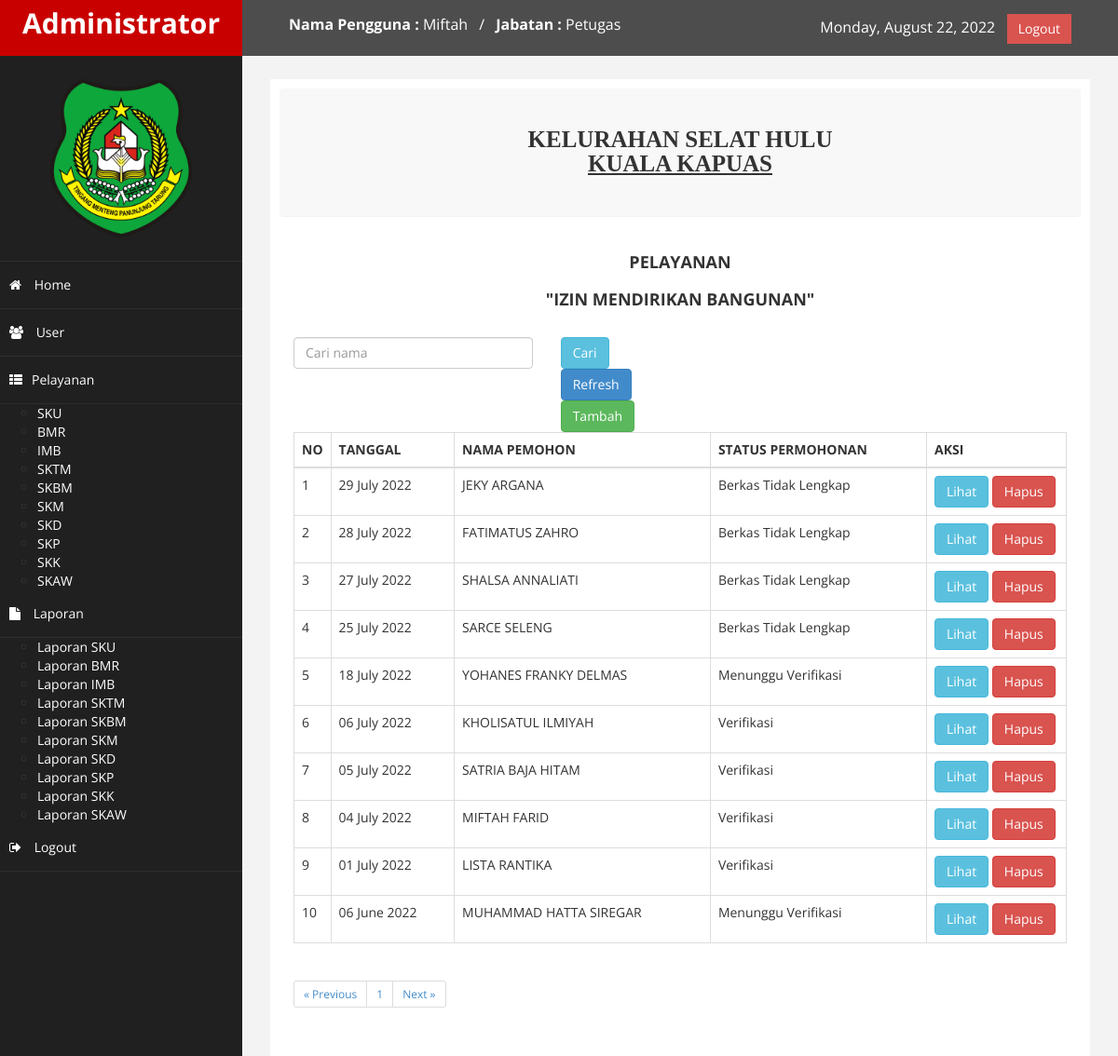
Screenshot of /admin/imb.php (signed in) with the database file from the repository.
### tables this page shows
CREATE TABLE `imb` (
  `id_imb` int(11) NOT NULL,
  `id_pelayanan` varchar(100) NOT NULL,
  `id_user` varchar(100) NOT NULL,
  `checklis_imb` varchar(255) DEFAULT NULL,
  `tanggal_imb` date DEFAULT NULL,
  `jenis_bangunan` varchar(255) DEFAULT NULL,
  `nama_usaha` varchar(255) DEFAULT NULL,
  `ukuran` varchar(255) DEFAULT NULL,
  `lokasi` varchar(255) DEFAULT NULL,
  `bangunan_untuk` varchar(255) DEFAULT NULL,
  `blanko_imb` varchar(255) DEFAULT NULL,
  `sp_pemilik` varchar(255) DEFAULT NULL,
  `sp_garis` varchar(255) DEFAULT NULL,
  `sp_tidaksengketa` varchar(255) DEFAULT NULL,
  `ba_pengecekan` varchar(255) DEFAULT NULL,
  `surat_kuasa` varchar(255) DEFAULT NULL,
  `pengantar_rt` varchar(255) DEFAULT NULL,
  `sertifikat` varchar(255) DEFAULT NULL,
  `lunas_pbb` varchar(255) DEFAULT NULL,
  `status_imb` varchar(255) DEFAULT NULL
);

CREATE TABLE `user` (
  `id_user` varchar(20) NOT NULL DEFAULT '',
  `pass` varchar(50) NOT NULL DEFAULT '',
  `email` varchar(50) NOT NULL,
  `nama` varchar(50) DEFAULT NULL,
  `telepon` varchar(20) DEFAULT NULL,
  `alamat` text DEFAULT NULL,
  `rt` varchar(20) NOT NULL,
  `rw` varchar(20) NOT NULL,
  `pekerjaan` varchar(50) NOT NULL,
  `tanggal_lahir` date DEFAULT NULL,
  `tempat_lahir` varchar(60) DEFAULT NULL,
  `kelurahan_domisili` text DEFAULT NULL,
  `kecamatan_domisili` text DEFAULT NULL,
  `kabupatenkota_domisili` text DEFAULT NULL,
  `jenis_kelamin` varchar(20) DEFAULT NULL,
  `pendidikan` varchar(20) DEFAULT NULL,
  `agama` varchar(20) DEFAULT NULL,
  `status_perkawinan` enum('Belum Kawin','Kawin','Cerai Hidup','Cerai Mati') NOT NULL,
  `no_ktp` varchar(20) NOT NULL,
  `foto_ktp` varchar(50) NOT NULL,
  `foto_kk` varchar(50) NOT NULL,
  `id_nama_pelayanan` int(11) DEFAULT NULL
);

### admin/imb.php (the view, shortened to what this page needs)
<!DOCTYPE html>
<html lang="en">
<head>
    <link href="assets/css/bootstrap.css" rel="stylesheet" />
    <link href="assets/css/font-awesome.css" rel="stylesheet" />
    <link href="assets/js/morris/morris-0.4.3.min.css" rel="stylesheet" />
    <link href="assets/css/custom.css" rel="stylesheet" />
</head>
<body class="hold-transition sidebar-mini template-fixed">
    <?php include 'navbar.php'; ?>
    <div id="page-wrapper">
        <div id="page-inner">
            <div class="row">
                <div class="col-md-12 col-sm-6 col-xs-6">
                    <center>
                        <div class="panel panel-back noti-box">
                            <div class="text-box">
                                <p class="main-text">
                                    <font face="Garamond">KELURAHAN SELAT HULU<br><u>KUALA KAPUAS</u></font>
                                </p>
                            </div><br>
                        </div>
                    </center>
                </div>
            </div>
            <div class="content-header">
                <h4 class=" text-center"><b>PELAYANAN</b></h4>
                <h4 class="text-center"><b>"IZIN MENDIRIKAN BANGUNAN"</b></h4><br>
            </div>
            <section class="content">
                <div class="container-fluid">
                    <div class="row">
                        <div class="card col-md-12">
                            <div class="card-header">
                                <form method="GET">
                                    <div class="row">
                                        <div class="col-lg-4">
                                            <div class="form-group">
                                                <input type="text" name="cari" class="form-control" placeholder="Cari nama">
                                            </div>
                                        </div>
                                        <div class="col-md-2">
                                            <button class="btn btn-info">Cari</button>
                                            <a href="imb.php" class="btn btn-primary">Refresh</a>
                                            <a href="add_imb.php" class="btn btn-success">Tambah</a>
                                        </div>
                                </form>
                            </div>
                            <div class="card-body">
                                <table class="table table-bordered">
                                    <thead>
                                        <tr>
                                            <th style="width: 10px">NO</th>
                                            <th>TANGGAL</th>
                                            <th>NAMA PEMOHON</th>
                                            <th>STATUS PERMOHONAN</th>
                                            <th style="width: 70px">AKSI</th>
                                        </tr>
                                    </thead>
                                    <tbody>
                                        <tr>
                                            <?php
                                            include '../koneksi.php';
                                            $batas = 10;
                                            $halaman = isset($_GET['halaman']) ? (int)$_GET['halaman'] : 1;
                                            $halaman_awal = ($halaman > 1) ? ($halaman * $batas) - $batas : 0;
                                            $previous = $halaman - 1;
                                            $next = $halaman + 1;
                                            $nomor = 1;
                                            if (isset($_GET['cari'])) {
                                                $cari = $_GET['cari'];
                                                $ambil = $koneksi->query("SELECT * FROM user INNER JOIN imb ON user.id_user = imb.id_user WHERE nama LIKE '%" . $cari . "%' ORDER BY tanggal_imb DESC limit $halaman_awal, $batas ");
                                                $jumlah_data = mysqli_num_rows($ambil);
                                                $total_halaman = ceil($jumlah_data / $batas);
                                            } else {
                                                $ambil = $koneksi->query("SELECT * FROM user INNER JOIN imb ON user.id_user = imb.id_user ORDER BY tanggal_imb DESC");
                                                $jumlah_data = mysqli_num_rows($ambil);
                                                $total_halaman = ceil($jumlah_data / $batas);
                                                $ambil = $koneksi->query("SELECT * FROM user INNER JOIN imb ON user.id_user = imb.id_user ORDER BY tanggal_imb DESC limit $halaman_awal, $batas");
                                                $nomor = $halaman_awal + 1;
                                            }
                                            ?>
                                            <?php while ($pecah = $ambil->fetch_assoc()) { ?>
                                                <td><?php echo $nomor; ?></td>
                                                <td><?php echo date('d F Y', strtotime($pecah['tanggal_imb'])); ?></td>
                                                <td><?php echo $pecah['nama']; ?></td>
                                                <td>
                                                    <?php if ($pecah['status_imb'] == NULL) : ?> <span>Menunggu Verifikasi</span>
                                                    <?php else : ?>
                                                        <?php echo $pecah['status_imb']; ?>
                                                    <?php endif ?>
                                                </td>
                                                <td width="150">
                                                    <a href="imb_lengkap.php?id_imb=<?php echo $pecah['id_imb']; ?>" class="btn btn-info">Lihat</a>
                                                    <a href="imb_hapus.php?id_imb=<?php echo $pecah['id_pelayanan']; ?>" class="btn btn-danger">Hapus</a>
                                                </td>
                                        </tr>
                                        <?php $nomor++; ?>
                                    <?php } ?>
                                    </tbody>
                                </table>
                            </div>
                            <div class="card-footer clearfix">
                                <ul class="pagination pagination-sm m-0 float-right">
                                    <li class="page-item"><a class="page-link " <?php if ($halaman > 1) {
                                                                                    echo "href='?halaman=$previous'";
                                                                                } ?>>« Previous</a></li>
                                    <?php
                                    for ($x = 1; $x <= $total_halaman; $x++) {
                                    ?>
                                        <li class="page-item"><a class="page-link" href="?halaman=<?php echo $x ?>"><?php echo $x; ?></a></li>
                                    <?php
                                    }
                                    ?>
                                    <li class="page-item"><a class="page-link" <?php if ($halaman < $total_halaman) {
                                                                                    echo "href='?halaman=$next'";
                                                                                } ?>>Next »</a></li>
                                </ul>
                            </div>
                        </div>
                    </div>
                </div>
            </section>
        </div>
    </div>
</body>
</html>

### admin/navbar.php
<div id="wrapper">
    <nav class="navbar navbar-default navbar-cls-top " role="navigation" style="margin-bottom: 0">
        <div class="navbar-header">
            <a class="navbar-brand" href="index0.php">Administrator</a>
        </div>
        <div style="color: white;
padding: 15px 50px 5px 50px;
float: left;
font-size: 16px;">
            <b>Nama Pengguna : </b><?php echo $_SESSION['adm']['nama_admin'] ?>&ensp; / &ensp;<b>Jabatan : </b><?php echo $_SESSION['adm']['jabatan'] ?>
        </div>
        <div style="color: white;
padding: 15px 50px 5px 50px;
float: right;
font-size: 16px;"><?php echo date('l, F j, Y'); ?> &nbsp; <a href="logout.php" class="btn btn-danger square-btn-adjust">Logout</a> </div>
    </nav>
    <nav class="navbar-default navbar-side" role="navigation">
        <div class="sidebar-collapse">
            <ul class="nav" id="main-menu">
                <li class="text-center">
                    <img src="kapuas1.jpg" class="user-image img-responsive" />
                </li>
                <li><a href="index.php"><i class="fa fa-home"></i> Home</a></li>
                <li><a href="user.php"><i class="fa fa-users"></i> User</a></li>
                <?php if ($_SESSION['adm']['jabatan'] != 'Lurah') {
                ?>
                    <li><a href="index.php"><i class="fa fa-th-list"></i>Pelayanan</a></li>
                    <ul class="sub">
                        <li><a href="sku.php">
                                <font color="white">SKU</font>
                            </a></li>
                        <li><a href="bmr.php">
                                <font color="white">BMR</font>
                            </a></li>
                        <li><a href="imb.php">
                                <font color="white">IMB</font>
                            </a></li>
                        <li><a href="tm.php">
                                <font color="white">SKTM</font>
                            </a></li>
                        <li><a href="bm.php">
                                <font color="white">SKBM</font>
                            </a></li>
                        <li><a href="km.php">
                                <font color="white">SKM</font>
                            </a></li>
                        <li><a href="kd.php">
                                <font color="white">SKD</font>
                            </a></li>
                        <li><a href="kp.php">
                                <font color="white">SKP</font>
                            </a></li>
                        <li><a href="kk.php">
                                <font color="white">SKK</font>
                            </a></li>
                        <li><a href="kaw.php">
                                <font color="white">SKAW</font>
                            </a></li>
                    </ul>
                <?php } ?>
                <li><a href="laporan.php"><i class="fa fa-file"></i> Laporan</a></li>
                <ul class="sub">
                    <li><a href="laporan_sku.php">
                            <font color="white">Laporan SKU</font>
                        </a></li>
                    <li><a href="laporan_bmr.php">
                            <font color="white">Laporan BMR</font>
                        </a></li>
                    <li><a href="laporan_imb.php">
                            <font color="white">Laporan IMB</font>
                        </a></li>
                    <li><a href="laporan_tm.php">
                            <font color="white">Laporan SKTM</font>
                        </a></li>
                    <li><a href="laporan_bm.php">
                            <font color="white">Laporan SKBM</font>
                        </a></li>
                    <li><a href="laporan_km.php">
                            <font color="white">Laporan SKM</font>
                        </a></li>
                    <li><a href="laporan_kd.php">
                            <font color="white">Laporan SKD</font>
                        </a></li>
                    <li><a href="laporan_kp.php">
                            <font color="white">Laporan SKP</font>
                        </a></li>
                    <li><a href="laporan_kk.php">
                            <font color="white">Laporan SKK</font>
                        </a></li>
                    <li><a href="laporan_kaw.php">
                            <font color="white">Laporan SKAW</font>
                        </a></li>
                </ul>
                <li><a href="logout.php"><i class="fa fa-sign-out"></i> Logout</a></li>
            </ul>
        </div>
    </nav>

### admin/assets/css/custom.css (style rules this page uses)
body { font-family: 'Open Sans', sans-serif; }
#wrapper { width: 100%; background:#202020; }
#page-wrapper { padding: 15px 15px; min-height: 600px; background:#F3F3F3; }
#page-inner { width:100%; margin:10px 20px 10px 0px; background-color:#fff!important; padding:10px; min-height:1200px; }
.text-center { text-align:center; }
h4 { padding-top:10px; }
.square-btn-adjust { border: 0px solid transparent; -webkit-border-radius: 0px; -moz-border-radius: 0px; border-radius: 0px; }
p { font-size:16px; line-height:25px; padding-top:20px; }
.panel-back { background-color:#F8F8F8; }
.noti-box { min-height: 100px; padding: 20px; }
.text-box p { margin: 0 0 3px; }
.main-text { font-size: 25px; font-weight:600; }
.user-image { margin: 25px auto; -webkit-border-radius: 10px; -moz-border-radius: 10px; border-radius: 10px; max-height:170px; max-width:170px; }
.navbar-cls-top .navbar-brand { color: #fff; background: #C90000; width: 260px; text-align: center; height: 60px; font-size: 30px; font-weight: 700; }
.sidebar-collapse , .sidebar-collapse .nav { background:none; }
.sidebar-collapse .nav { padding:0; }
.sidebar-collapse .nav > li > a { color:#fff; background:#202020; text-shadow:none; }
.sidebar-collapse > .nav > li > a { padding:15px 10px; }
.sidebar-collapse > .nav > li { border-bottom: 1px solid rgba(107, 108, 109, 0.19); }
.navbar-side { border:none; background-color: #202020; }
.navbar-cls-top { background:#4D4D4D; border-bottom:none; }
.navbar-default { border:0px solid black; }
.navbar-header { background: #A70303; }
.nav > li > a > i { margin-right:10px; }
@media (min-width:768px) { #page-wrapper { margin: 0 0 0 260px; padding: 15px 30px; min-height: 1200px; } }
@media (min-width:768px) { .navbar-side { z-index: 1; position: absolute; width: 260px; } }
@media (min-width:768px) { .navbar { border-radius: 0px; } }

### rows the page displays
imb: tanggal_imb "29 July 2022", id_user.nama "JEKY ARGANA", status_imb "Berkas Tidak Lengkap"
imb: tanggal_imb "28 July 2022", id_user.nama "FATIMATUS ZAHRO", status_imb "Berkas Tidak Lengkap"
imb: tanggal_imb "27 July 2022", id_user.nama "SHALSA ANNALIATI", status_imb "Berkas Tidak Lengkap"
imb: tanggal_imb "25 July 2022", id_user.nama "SARCE SELENG", status_imb "Berkas Tidak Lengkap"
imb: tanggal_imb "18 July 2022", id_user.nama "YOHANES FRANKY DELMAS", shows "Menunggu Verifikasi"
imb: tanggal_imb "06 July 2022", id_user.nama "KHOLISATUL ILMIYAH", status_imb "Verifikasi"
imb: tanggal_imb "05 July 2022", id_user.nama "SATRIA BAJA HITAM", status_imb "Verifikasi"
imb: tanggal_imb "04 July 2022", id_user.nama "MIFTAH FARID", status_imb "Verifikasi"
imb: tanggal_imb "01 July 2022", id_user.nama "LISTA RANTIKA", status_imb "Verifikasi"
imb: tanggal_imb "06 June 2022", id_user.nama "MUHAMMAD HATTA SIREGAR", shows "Menunggu Verifikasi"

### other values shown
$_SESSION['adm']['nama_admin'] "Miftah"
$_SESSION['adm']['jabatan'] "Petugas"
